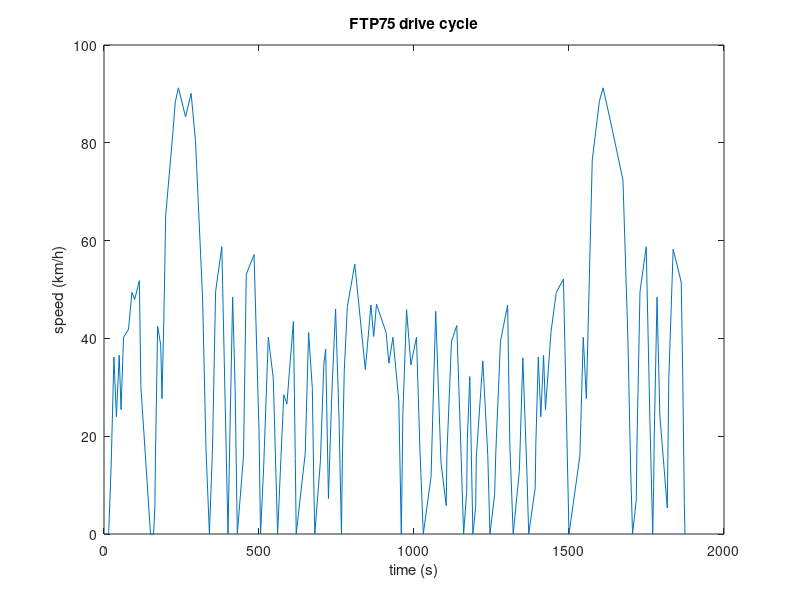
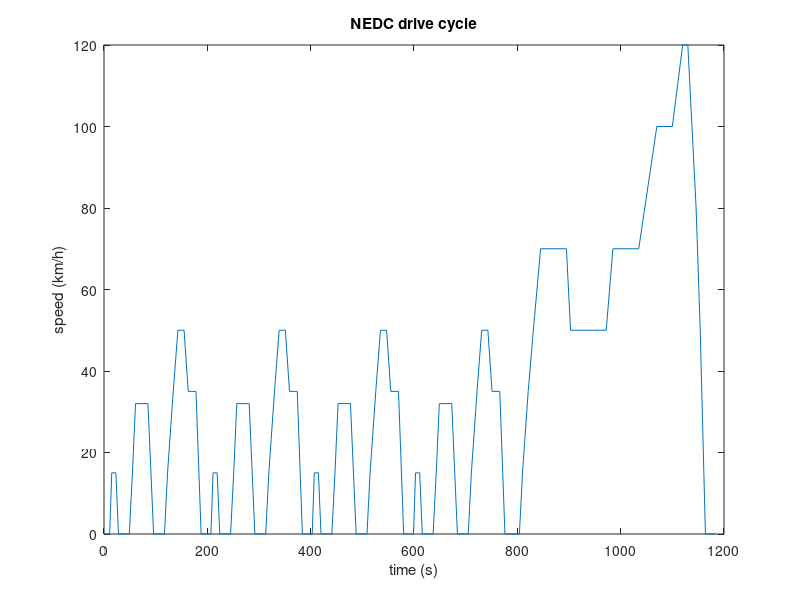

Here is the MATLAB script that generated these plots, in order:
ftp75M = dlmread('data/ftp75_s_mph_reduced.txt','\t');
ftp75 = struct('seconds', ftp75M(:,1), 'kph', ftp75M(:,2)* 1.60934);
ftp75_1 = struct('seconds', ftp75M(1:32,1), 'kph', ftp75M(1:32,2)* 1.60934);
ftp75_2 = struct('seconds', ftp75M(32:62,1), 'kph', ftp75M(32:62,2)* 1.60934);
ftp75_3 = struct('seconds', ftp75M(62:93,1), 'kph', ftp75M(62:93,2)* 1.60934);
ftp75_4 = struct('seconds', ftp75M(93:123,1), 'kph', ftp75M(93:123,2)* 1.60934);
ftp75_5 = struct('seconds', ftp75M(123:end,1), 'kph', ftp75M(123:end,2)* 1.60934);

% mph to kph
%ftp75.kph = ftp75.kph.* 1.60934;
%ftp75.time = 0.5* ((0+10) + (10-(0))*((2*ftp75.seconds - (1+1857))/(1857-(1))) ); 

nedcM = dlmread('data/nedc_s_kph.txt','\t');
nedc = struct('seconds', nedcM(:,1), 'kph', nedcM(:,2));
%nedc.time = 0.5* ((0+10) + (10-(0))*((2*nedc.seconds - (0+1184))/(1184-(0))) ); 

accel = dlmread('data/accel.txt','\t');
accel = struct('seconds', accel(:,1), 'kph', accel(:,2));
accel.time = 0.5* ((0+10) + (10-(0))*((2*accel.seconds - (1+21))/(21-(1))) ); 

figure
plot(ftp75.seconds, ftp75.kph);
title('FTP75 drive cycle');
xlabel('time (s)','FontSize',11)
ylabel('speed (km/h)','FontSize',11)

figure
plot(nedc.seconds, nedc.kph);
title('NEDC drive cycle');
xlabel('time (s)','FontSize',11)
ylabel('speed (km/h)','FontSize',11)

